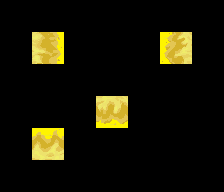

A 2D game scene composited from a Tiled map and its tileset images. What follows is a short description and the map's XML, with each tile layer's data collapsed to a summary:
An orthogonal 7x6 tile map with 32x32 px tiles, 3 tile layers (Regions, Input_set, Output_Sand), 2 tilesets.

<map version="1.0" orientation="orthogonal" width="7" height="6" tilewidth="32" tileheight="32">
 <tileset firstgid="1" name="ruleset" tilewidth="32" tileheight="32">
  <image source="ruleset.png" trans="ff00ff" width="256" height="64" />
 </tileset>
 <tileset firstgid="17" name="sand" tilewidth="32" tileheight="32">
  <image source="../tiles/sand.png" width="96" height="192" />
 </tileset>
 <layer name="Regions" width="7" height="6">
  <data>[42 cells, 8 non-empty, 1 distinct tile ids]</data>
 </layer>
 <layer name="Input_set" width="7" height="6">
  <data>[42 cells, 4 non-empty, 1 distinct tile ids]</data>
 </layer>
 <layer name="Output_Sand" width="7" height="6">
  <data>[42 cells, 4 non-empty, 4 distinct tile ids]</data>
 </layer>
</map>
